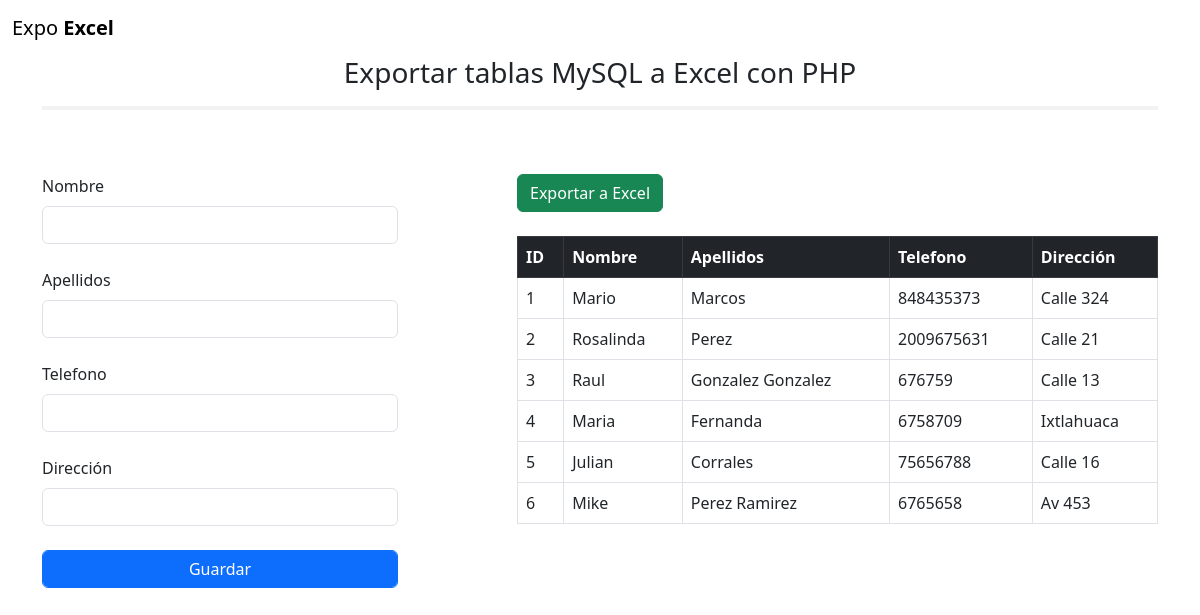
The page / on the database its author committed.
### tables this page shows
CREATE TABLE `clients` (
  `id` int(11) NOT NULL,
  `name` varchar(50) NOT NULL,
  `lastname` varchar(50) NOT NULL,
  `tel` int(10) NOT NULL,
  `address` varchar(100) NOT NULL
);

### index.php (the view, shortened to what this page needs)
<!DOCTYPE html>
<html lang="en">
<head>
    <link href="https://cdn.jsdelivr.net/npm/bootstrap@5.3.0-alpha1/dist/css/bootstrap.min.css" rel="stylesheet">
</head>
<body>
    <nav class="navbar navbar-default">
		<div class="container-fluid">
			<a class="navbar-brand">Expo <b>Excel</b></a>
		</div>
	</nav>
    <div class="container">
        <h3 class="text text-center">Exportar tablas MySQL a Excel con PHP</h3>
        <hr style="border-top:4px solid #ccc;"/><br/><br/>
        <div class="row">
            <div class="col-md-4">
                <form action="save.php" method="POST">
                        <label class="form-label text-bold">Nombre</label>
                        <input type="text" class="form-control" name="name" required="required"/><br/>
                        <label class="form-label">Apellidos</label>
                        <input type="text" class="form-control" name="lastname" required="required"/><br/>
                        <label class="form-label">Telefono</label>
                        <input type="text" class="form-control" name="tel" required="required"/><br/>
                        <label class="form-label">Dirección</label>
                        <input type="text" class="form-control" name="address" required="required"/><br/>
                    <center><button name="save" class="form-control btn btn-primary">Guardar</button></center><br/>
                </form>
            </div>
            <div class="col-md-1"></div>
            <div class="col-md-7">
                <form method="POST" action="create_excel.php">
                    <button class="btn btn-success pull-right" name="export">Exportar a Excel</button>
                </form><br/>
                <table class="table table-bordered">
                    <thead class="alert-info">
                        <tr class="table-dark">
                            <th>ID</th>
                            <th>Nombre</th>
                            <th>Apellidos</th>
                            <th>Telefono</th>
                            <th>Dirección</th>
                        </tr>
                    </thead>
                    <tbody>
                        <?php
                            require 'conn.php';
                            $query = mysqli_query($conn, "SELECT * FROM clients");
                            while($fetch = mysqli_fetch_array($query)){
                        ?>
                        <tr>
                            <td><?php echo $fetch['id']?></td>
                            <td><?php echo $fetch['name']?></td>
                            <td><?php echo $fetch['lastname']?></td>
                            <td><?php echo $fetch['tel']?></td>
                            <td><?php echo $fetch['address']?></td>
                        </tr>
                        <?php
                            }
                        ?>
                    </tbody>
                </table>
            </div>
        </div>
    </div>
</body>
</html>

### rows shown on the page
clients: id "1", name "Mario", lastname "Marcos", tel "848435373", address "Calle 324"
clients: id "2", name "Rosalinda", lastname "Perez", tel "2009675631", address "Calle 21"
clients: id "3", name "Raul", lastname "Gonzalez Gonzalez", tel "676759", address "Calle 13"
clients: id "4", name "Maria", lastname "Fernanda", tel "6758709", address "Ixtlahuaca"
clients: id "5", name "Julian", lastname "Corrales", tel "75656788", address "Calle 16"
clients: id "6", name "Mike", lastname "Perez Ramirez", tel "6765658", address "Av 453"
